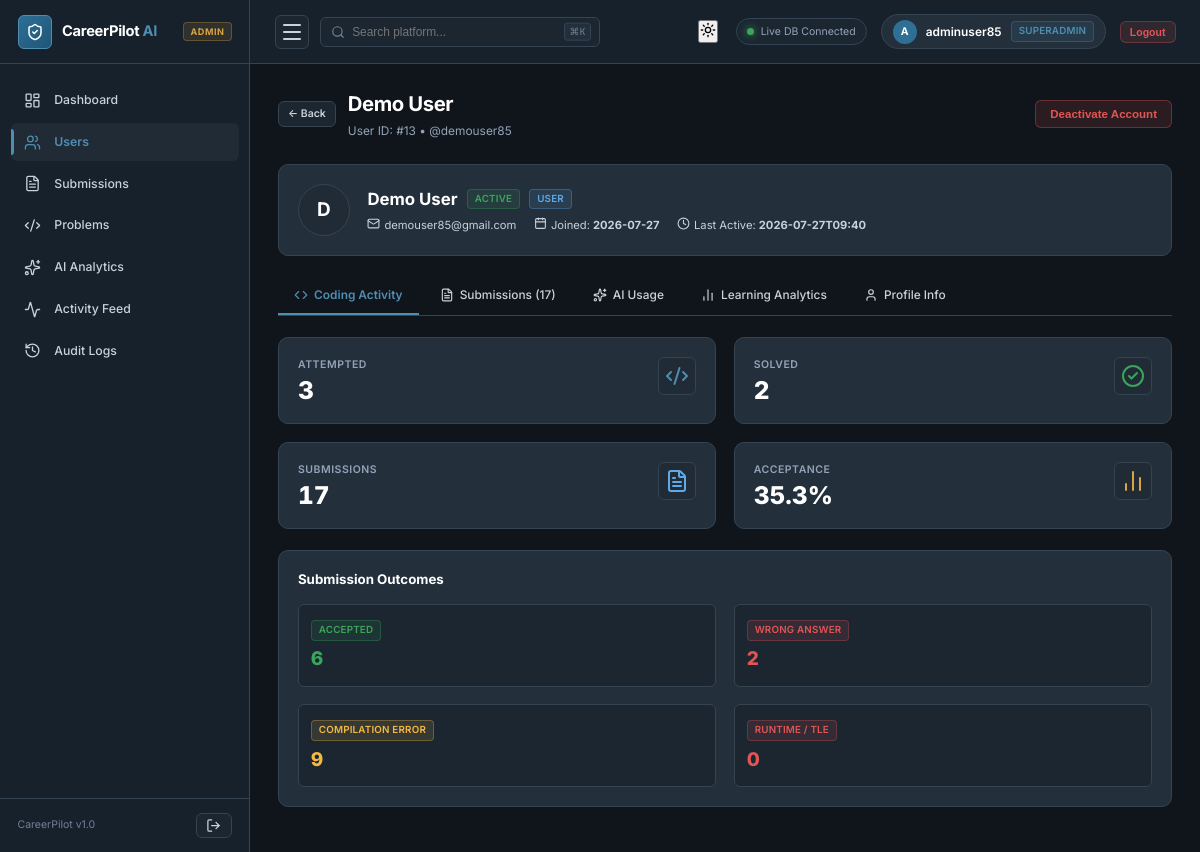
The app's page /admin/users/13 (signed in) with its own data.
### tables this page shows
CREATE TABLE users (
    id INTEGER PRIMARY KEY AUTOINCREMENT,
    username TEXT NOT NULL UNIQUE,
    email TEXT NOT NULL UNIQUE,
    password_hash TEXT NOT NULL,
    full_name TEXT DEFAULT '',
    avatar_url TEXT DEFAULT '/static/images/default-avatar.png',
    bio TEXT DEFAULT '',
    phone TEXT DEFAULT '',
    location TEXT DEFAULT '',
    linkedin_url TEXT DEFAULT '',
    github_url TEXT DEFAULT '',
    portfolio_url TEXT DEFAULT '',
    role TEXT DEFAULT 'user' CHECK(role IN ('user', 'admin')),
    is_active INTEGER DEFAULT 1,
    last_login TIMESTAMP,
    created_at TIMESTAMP DEFAULT CURRENT_TIMESTAMP,
    updated_at TIMESTAMP DEFAULT CURRENT_TIMESTAMP
);

### backend/routes/admin.py (the view)
@admin_bp.route('/users/<int:user_id>')
@admin_required
def user_detail(user_id: int):
    data = AdminAnalyticsService.get_user_detail(user_id)
    if not data:
        flash(f"User #{user_id} not found.", "danger")
        return redirect(url_for('admin.users'))
    AdminModel.log_audit(
        session.get('admin_id'),
        session.get('admin_username', 'Admin'),
        "VIEW_USER",
        f"User ID: {user_id} ({data['user']['username']})",
        request.remote_addr or ""
    )
    return render_template('admin/user_detail.html', **data)

### backend/database/db.py (called while the page is built)
def get_db_path() -> str:
    base_dir = os.path.dirname(os.path.dirname(os.path.dirname(os.path.abspath(__file__))))
    return os.path.join(base_dir, DATABASE_PATH)

def get_connection(db_path: Optional[str] = None) -> sqlite3.Connection:
    path = db_path or get_db_path()
    conn = sqlite3.connect(path)
    conn.row_factory = sqlite3.Row
    conn.execute("PRAGMA foreign_keys = ON")
    conn.execute("PRAGMA journal_mode = WAL")
    return conn

@contextmanager
def get_db(db_path: Optional[str] = None):
    conn = get_connection(db_path)
    try:
        yield conn
        conn.commit()
    except Exception:
        conn.rollback()
        raise
    finally:
        conn.close()

def execute_query(query: str, params: tuple = (), db_path: Optional[str] = None) -> list[dict]:
    from backend.utils.logger import db_logger
    import time
    start = time.time()
    with get_db(db_path) as db:
        cursor = db.execute(query, params)
        rows = cursor.fetchall()
        duration = int((time.time() - start) * 1000)
        table = query.split('FROM')[1].split('WHERE')[0].strip() if 'FROM' in query else 'unknown'
        log_msg = f"\n[DB]\nSELECT\n{table}\nRows:{len(rows)}\n{duration} ms"
        db_logger.info(log_msg)
        return [dict(row) for row in rows]

def execute_one(query: str, params: tuple = (), db_path: Optional[str] = None) -> Optional[dict]:
    from backend.utils.logger import db_logger
    import time
    start = time.time()
    with get_db(db_path) as db:
        cursor = db.execute(query, params)
        row = cursor.fetchone()
        duration = int((time.time() - start) * 1000)
        table = query.split('FROM')[1].split('WHERE')[0].strip() if 'FROM' in query else 'unknown'
        log_msg = f"\n[DB]\nSELECT ONE\n{table}\nRows:{1 if row else 0}\n{duration} ms"
        db_logger.info(log_msg)
        return dict(row) if row else None

def execute_insert(query: str, params: tuple = (), db_path: Optional[str] = None) -> int:
    from backend.utils.logger import db_logger
    import time
    start = time.time()
    with get_db(db_path) as db:
        cursor = db.execute(query, params)
        duration = int((time.time() - start) * 1000)
        table = query.split('INTO')[1].split('(')[0].strip() if 'INTO' in query else 'unknown'
        log_msg = f"\n[DB]\nINSERT\n{table}\nRows:1\n{duration} ms"
        db_logger.info(log_msg)
        return cursor.lastrowid

### templates/admin/user_detail.html (shortened to what this page needs)
{% extends "admin/layout.html" %}
{% block content %}
<div class="admin-header">
    <div style="display: flex; align-items: center; gap: 0.85rem;">
        <a href="{{ url_for('admin.users') }}" class="adm-btn adm-btn-secondary adm-btn-sm">
            ← Back
        </a>
        <div>
            <h1 class="admin-title">{{ user.full_name or user.username }}</h1>
            <p class="admin-subtitle">User ID: #{{ user.id }} • @{{ user.username }}</p>
        </div>
    </div>
    <div>
        <button type="button"
                id="toggleBtn"
                onclick="toggleUserStatus({{ user.id }}, {{ 1 if user.is_active else 0 }})"
                class="adm-btn {% if user.is_active %}adm-btn-danger{% else %}adm-btn-success{% endif %}">
            {{ 'Deactivate Account' if user.is_active else 'Activate Account' }}
        </button>
    </div>
</div>
<div class="adm-card" style="margin-bottom: 1.5rem; display: flex; align-items: center; gap: 1.25rem; flex-wrap: wrap;">
    <div class="admin-avatar" style="width: 52px; height: 52px; font-size: 1.35rem; background: var(--bg-tertiary); border: 1px solid var(--border);">
        {{ (user.username or 'U')[:1]|upper }}
    </div>
    <div style="flex: 1; min-width: 240px;">
        <div style="display: flex; align-items: center; gap: 0.65rem; margin-bottom: 0.25rem; flex-wrap: wrap;">
            <h2 style="font-size: 1.2rem; font-weight: 700; color: var(--text-primary);">{{ user.full_name or user.username }}</h2>
            <span id="statusBadge" class="adm-badge {% if user.is_active %}adm-badge-success{% else %}adm-badge-danger{% endif %}">
                {{ 'Active' if user.is_active else 'Inactive' }}
            </span>
            <span class="adm-badge adm-badge-info">{{ user.role|capitalize }}</span>
        </div>
        <div style="display: flex; gap: 1.25rem; flex-wrap: wrap; font-size: 0.8rem; color: var(--text-secondary); margin-top: 0.35rem;">
            <div><i data-lucide="mail" style="width:13px;height:13px;display:inline-block;vertical-align:-1px;margin-right:4px;"></i>{{ user.email }}</div>
            <div><i data-lucide="calendar" style="width:13px;height:13px;display:inline-block;vertical-align:-1px;margin-right:4px;"></i>Joined: <strong>{{ (user.created_at or '')[:10] }}</strong></div>
            <div><i data-lucide="clock" style="width:13px;height:13px;display:inline-block;vertical-align:-1px;margin-right:4px;"></i>Last Active: <strong>{{ (user.last_login or 'Never')[:16] }}</strong></div>
        </div>
    </div>
</div>
<div class="adm-tabs">
    <div class="adm-tab active" onclick="showTab('codingTab', this)" style="display:inline-flex;align-items:center;gap:6px;"><i data-lucide="code" style="width:14px;height:14px;"></i> Coding Activity</div>
    <div class="adm-tab" onclick="showTab('historyTab', this)" style="display:inline-flex;align-items:center;gap:6px;"><i data-lucide="file-text" style="width:14px;height:14px;"></i> Submissions ({{ submissions|length }})</div>
    <div class="adm-tab" onclick="showTab('aiTab', this)" style="display:inline-flex;align-items:center;gap:6px;"><i data-lucide="sparkles" style="width:14px;height:14px;"></i> AI Usage</div>
    <div class="adm-tab" onclick="showTab('learningTab', this)" style="display:inline-flex;align-items:center;gap:6px;"><i data-lucide="bar-chart-2" style="width:14px;height:14px;"></i> Learning Analytics</div>
    <div class="adm-tab" onclick="showTab('profileTab', this)" style="display:inline-flex;align-items:center;gap:6px;"><i data-lucide="user" style="width:14px;height:14px;"></i> Profile Info</div>
</div>
<div id="codingTab" class="tab-content-panel">
    <div class="adm-grid-4">
        <div class="adm-card adm-metric-card">
            <div>
                <div class="adm-metric-label">Attempted</div>
                <div class="adm-metric-value">{{ coding_stats.problems_attempted }}</div>
            </div>
            <div class="adm-metric-icon primary"><i data-lucide="code-2"></i></div>
        </div>
        <div class="adm-card adm-metric-card">
            <div>
                <div class="adm-metric-label">Solved</div>
                <div class="adm-metric-value">{{ coding_stats.problems_solved }}</div>
            </div>
            <div class="adm-metric-icon success"><i data-lucide="check-circle-2"></i></div>
        </div>
        <div class="adm-card adm-metric-card">
            <div>
                <div class="adm-metric-label">Submissions</div>
                <div class="adm-metric-value">{{ coding_stats.total_submissions }}</div>
            </div>
            <div class="adm-metric-icon info"><i data-lucide="file-text"></i></div>
        </div>
        <div class="adm-card adm-metric-card">
            <div>
                <div class="adm-metric-label">Acceptance</div>
                <div class="adm-metric-value">{{ coding_stats.acceptance_rate }}%</div>
            </div>
            <div class="adm-metric-icon accent"><i data-lucide="bar-chart-2"></i></div>
        </div>
    </div>
    <div class="adm-card" style="margin-bottom: 1.5rem;">
        <h3 style="font-size: 0.95rem; font-weight: 700; color: var(--text-primary); margin-bottom: 1rem;">Submission Outcomes</h3>
        <div class="adm-grid-4" style="margin-bottom: 0;">
            <div style="background: var(--bg-input); padding: 0.85rem; border-radius: var(--radius-sm); border: 1px solid var(--border);">
                <span class="adm-badge adm-badge-success" style="margin-bottom: 0.35rem;">Accepted</span>
                <div style="font-size: 1.35rem; font-weight: 800; color: var(--success);">{{ coding_stats.accepted }}</div>
            </div>
            <div style="background: var(--bg-input); padding: 0.85rem; border-radius: var(--radius-sm); border: 1px solid var(--border);">
                <span class="adm-badge adm-badge-danger" style="margin-bottom: 0.35rem;">Wrong Answer</span>
                <div style="font-size: 1.35rem; font-weight: 800; color: var(--danger);">{{ coding_stats.wrong_answer }}</div>
            </div>
            <div style="background: var(--bg-input); padding: 0.85rem; border-radius: var(--radius-sm); border: 1px solid var(--border);">
                <span class="adm-badge adm-badge-warning" style="margin-bottom: 0.35rem;">Compilation Error</span>
                <div style="font-size: 1.35rem; font-weight: 800; color: var(--warning);">{{ coding_stats.compilation_error }}</div>
            </div>
            <div style="background: var(--bg-input); padding: 0.85rem; border-radius: var(--radius-sm); border: 1px solid var(--border);">
                <span class="adm-badge adm-badge-danger" style="margin-bottom: 0.35rem;">Runtime / TLE</span>
                <div style="font-size: 1.35rem; font-weight: 800; color: var(--danger);">{{ coding_stats.runtime_error + coding_stats.time_limit_exceeded }}</div>
            </div>
        </div>
    </div>
</div>
{% endblock %}

### records on screen
users: full_name "Demo User", id "13", username "demouser85", is_active "Deactivate Account", username "D", is_active "ACTIVE", role "USER", email "demouser85@gmail.com", created_at "2026-07-27", last_login "2026-07-27T09:40"

### other values on screen
{{ (session.get('admin_username') or 'A')[:1]|upper }} "A"
{{ session.get('admin_username') or 'Administrator' }} "adminuser85"
{{ submissions|length }} "17"
{{ coding_stats.problems_attempted }} "3"
{{ coding_stats.problems_solved }} "2"
{{ coding_stats.total_submissions }} "17"
{{ coding_stats.acceptance_rate }} "35.3"
{{ coding_stats.accepted }} "6"
{{ coding_stats.wrong_answer }} "2"
{{ coding_stats.compilation_error }} "9"
{{ coding_stats.runtime_error + coding_stats.time_limit_exceeded }} "0"
